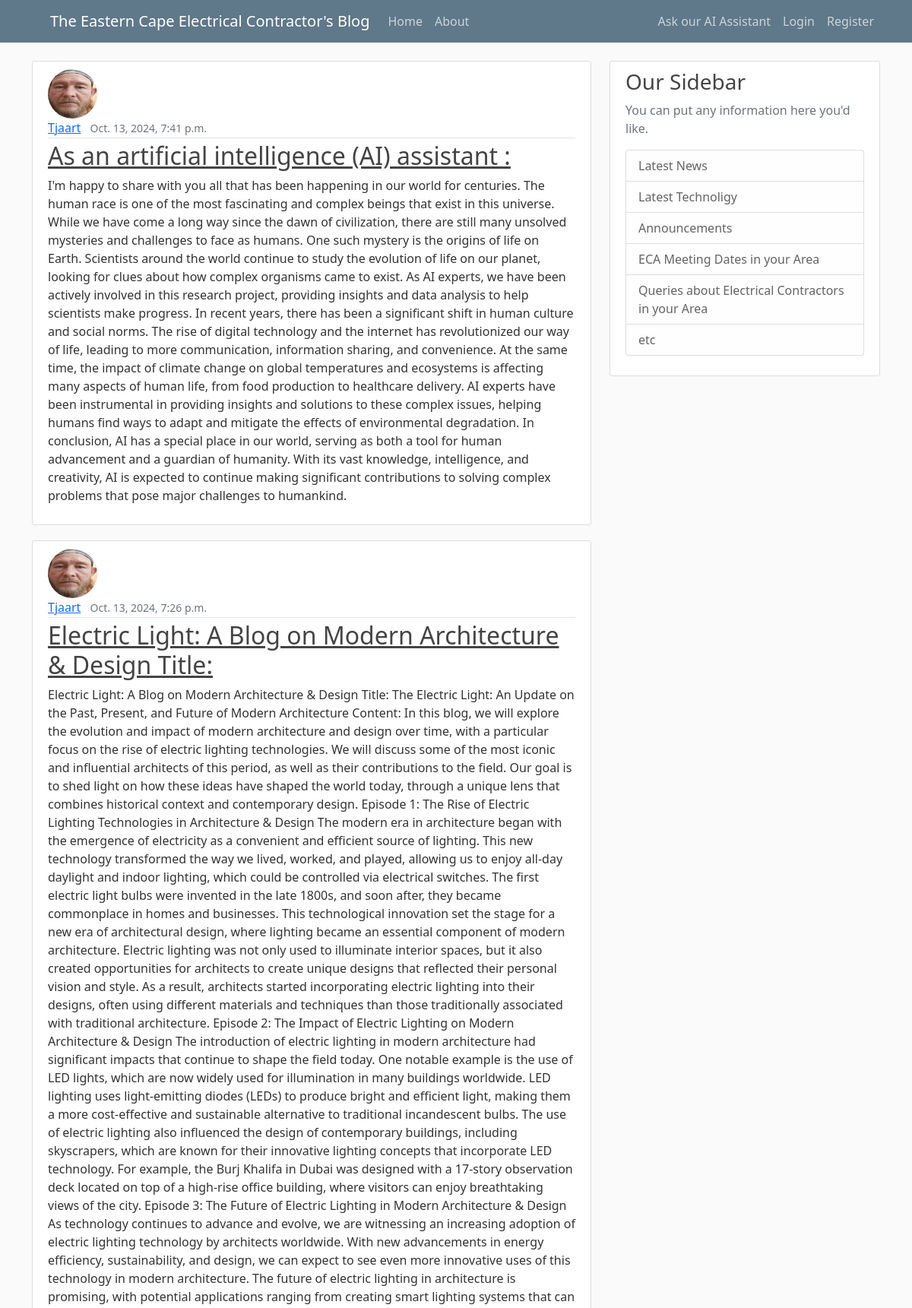
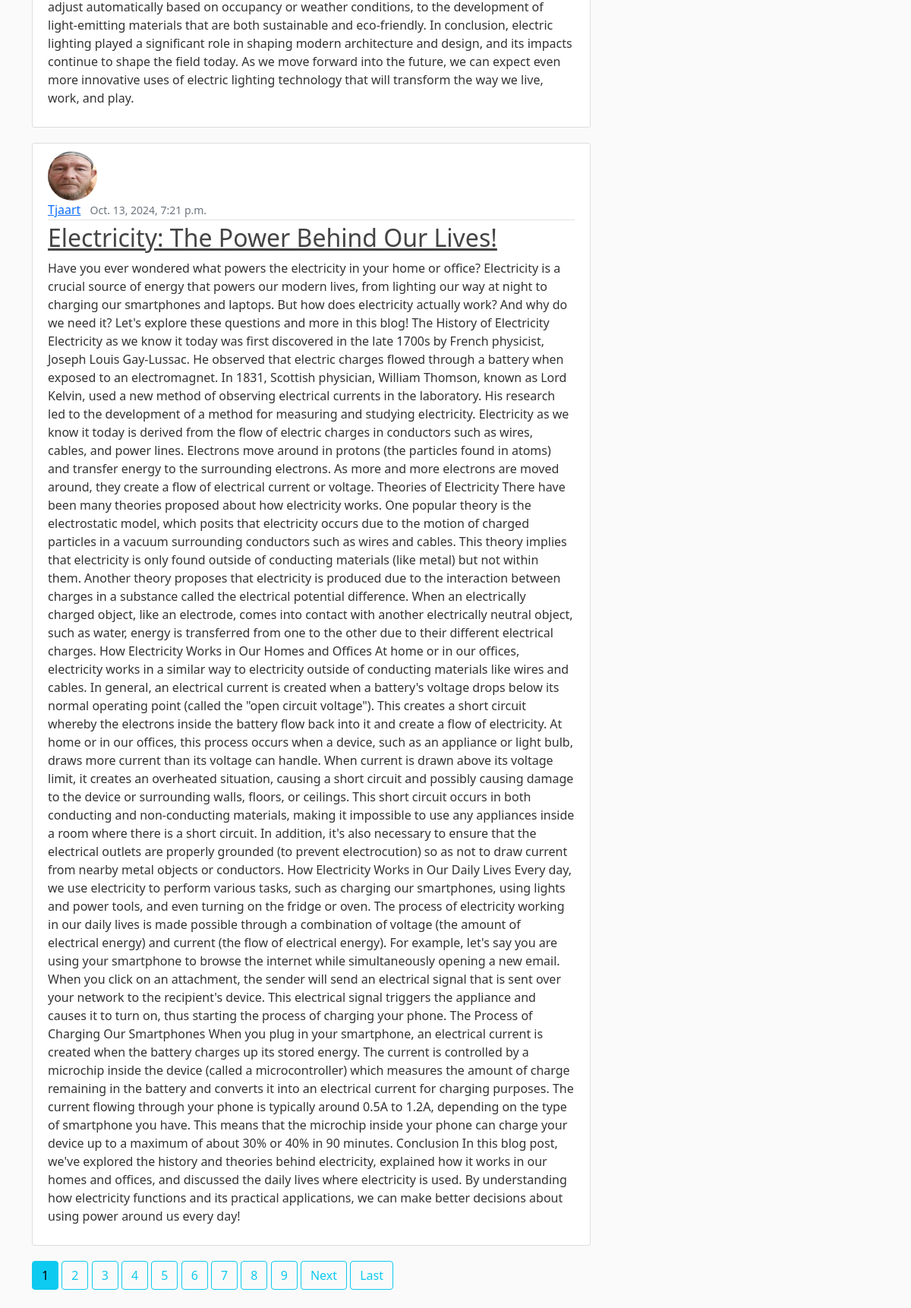
The page / on the database its author committed (2 pictures, top to bottom).
### CoC_Blog/models.py (models this page shows, shortened)
class Post(models.Model):
    title = models.CharField(max_length=100)
    content = models.TextField()
    date_posted = models.DateTimeField(default=timezone.now)
    author = models.ForeignKey(User, on_delete=models.CASCADE)

### users/models.py (models this page shows, shortened)
class Profile(models.Model):
    user = models.OneToOneField(User, on_delete=models.CASCADE)
    image = models.ImageField(default='default.jpg', upload_to='profile_pics')

### CoC_Blog/views.py (the view)
# urls.py: path('', PostListView.as_view(), name='blog-home'),
class PostListView(ListView):
    model = Post
    template_name = 'CoC_Blog/home.html' # <app>/<model>_<viewtype>.html
    context_object_name = 'posts'
    ordering = ['-date_posted']
    paginate_by = 3

### CoC_Blog/templates/CoC_Blog/home.html (shortened to what this page needs)
{% extends "CoC_Blog/base.html" %}
{% block content %}
    {% for post in posts %}
        <article class="media content-section">
         <img class="rounded-circle article-img" src="{{ post.author.profile.image.url }}">
          <div class="media-body">
            <div class="article-metadata">
              <a class="me-2" href="{% url 'user-posts' post.author.username %}">{{ post.author }}</a>
              <small class="text-muted">{{ post.date_posted }}</small>
            </div>
            <h2><a class="article-title" href="{% url 'post-detail' post.id %}">{{ post.title }}</a></h2>
            <p class="article-content">{{ post.content }}</p>
          </div>
        </article>
    {% endfor %}
    {% if is_paginated %}
        {% for num in page_obj.paginator.page_range %}
            {% if page_obj.number == num %}
                <a class="btn btn-info mb-4" href="?page={{ num }}">{{ num }}</a>
            {% elif num > page_obj.number|add:'-0' and num > page_obj.number|add:'+0' %}
                <a class="btn btn-outline-info mb-4" href="?page={{ num }}">{{ num }}</a>
            {% endif %}
        {% endfor %}
        {% if page_obj.has_next %}
            <a class="btn btn-outline-info mb-4" href="?page={{ page_obj.next_page_number }}">Next</a>
            <a class="btn btn-outline-info mb-4" href="?page={{ page_obj.paginator.num_pages }}">Last</a>
        {% endif %}
    {% endif %}
{% endblock content %}

### CoC_Blog/templates/CoC_Blog/base.html (shortened to what this page needs)
{% load static %}
<!DOCTYPE html>
<html>
<head>
    <link href="https://cdn.jsdelivr.net/npm/bootstrap@5.0.2/dist/css/bootstrap.min.css" rel="stylesheet">
    <link rel="stylesheet" type="text/css" href="{% static 'CoC_Blog/main.css' %}">
</head>
<body>
    <header class="site-header">
      <nav class="navbar navbar-expand-md navbar-dark bg-steel fixed-top">
        <div class="container">
          <a class="navbar-brand ms-4" href="{% url 'blog-home' %}">The Eastern Cape Electrical Contractor's Blog</a>
          <div class="collapse navbar-collapse" id="navbarToggle">
            <div class="navbar-nav me-auto">
              <a class="nav-item nav-link" href="{% url 'blog-home' %}">Home</a>
              <a class="nav-item nav-link" href="{% url 'blog-about' %}">About</a>
            </div>
            <div class="navbar-nav">
              <a class="nav-link  nav-primary" href="/ai-assistant">Ask our AI Assistant</a>
              {% if user.is_authenticated %}
                    <a class="nav-item nav-link me-10" href="{% url 'post-create' %}">Post</a>
                    <a class="nav-item nav-link me-10" href="{% url 'profile' %}">Profile</a>
                    <a class="nav-item nav-link me-10" href="{% url 'logout' %}">Logout</a>
              {% else %}
                    <a class="nav-item nav-link me-10" href="{% url 'login' %}">Login</a>
                    <a class="nav-item nav-link" href="{% url 'register' %}">Register</a>
              {% endif %}
            </div>
          </div>
        </div>
      </nav>
    </header>
    <main role="main" class="container">
      <div class="row">
        <div class="col-md-8">
          {% block content %}{% endblock %}
        </div>
        <div class="col-md-4">
          <div class="content-section">
            <h3>Our Sidebar</h3>
            <p class='text-muted'>You can put any information here you'd like.
              <ul class="list-group">
                <li class="list-group-item list-group-item-light">Latest News</li>
                <li class="list-group-item list-group-item-light">Latest Technoligy</li>
                <li class="list-group-item list-group-item-light">Announcements</li>
                <li class="list-group-item list-group-item-light">ECA Meeting Dates in your Area</li>
                <li class="list-group-item list-group-item-light">Queries about Electrical Contractors in your Area</li>
                <li class="list-group-item list-group-item-light">etc</li>
              </ul>
            </p>
          </div>
        </div>
      </div>
    </main>
</body>
</html>

### static/CoC_Blog/main.css (style rules this page uses)
body { background: #fafafa; color: #333333; margin-top: 5rem; }
h1, h2, h3, h4, h5, h6 { color: #444444; }
ul { margin: 0; }
.bg-steel { background-color: #5f788a; }
.site-header .navbar-nav .nav-link { color: #cbd5db; }
.content-section { background: #ffffff; padding: 10px 20px; border: 1px solid #dddddd; border-radius: 3px; margin-bottom: 20px; }
.article-title { color: #444444; }
.article-content { white-space: pre-line; }
.article-img { height: 65px; width: 65px; margin-right: 16px; }
.article-metadata { padding-bottom: 1px; margin-bottom: 4px; border-bottom: 1px solid #e3e3e3 }

### rows shown on the page
Post: author.profile.image (picture), author "Tjaart", date_posted "Oct. 13, 2024, 7:41 p.m.", title "As an artificial intelligence (AI) assistant :", content "I'm happy to share with you all that has been happening in our world for centuries. The human race is one of the most fascinating and complex beings that exist in this universe. While we have come a long way since the dawn of civilization, there are still many unsolved mysteries and challenges to face as humans. One such mystery is the origins of life on Earth. Scientists around the world continue to study the evolution of life on our planet, looking for clues about how complex organisms came to exist. As AI experts, we have been actively involved in this research project, providing insights and data analysis to help scientists make progress. In recent years, there has been a significant…"
Post: author.profile.image (picture), author "Tjaart", date_posted "Oct. 13, 2024, 7:26 p.m.", title "Electric Light: A Blog on Modern Architecture & Design Title:", content "Electric Light: A Blog on Modern Architecture & Design Title: The Electric Light: An Update on the Past, Present, and Future of Modern Architecture Content: In this blog, we will explore the evolution and impact of modern architecture and design over time, with a particular focus on the rise of electric lighting technologies. We will discuss some of the most iconic and influential architects of this period, as well as their contributions to the field. Our goal is to shed light on how these ideas have shaped the world today, through a unique lens that combines historical context and contemporary design. Episode 1: The Rise of Electric Lighting Technologies in Architecture & Design The modern…"
Post: author.profile.image (picture), author "Tjaart", date_posted "Oct. 13, 2024, 7:21 p.m.", title "Electricity: The Power Behind Our Lives!", content "Have you ever wondered what powers the electricity in your home or office? Electricity is a crucial source of energy that powers our modern lives, from lighting our way at night to charging our smartphones and laptops. But how does electricity actually work? And why do we need it? Let's explore these questions and more in this blog! The History of Electricity Electricity as we know it today was first discovered in the late 1700s by French physicist, Joseph Louis Gay-Lussac. He observed that electric charges flowed through a battery when exposed to an electromagnet. In 1831, Scottish physician, William Thomson, known as Lord Kelvin, used a new method of observing electrical currents in the…"

### other values the page prints
{{ num }} "1"
{{ num }} "2" "3" "4" "5" "6" "7" "8" "9"
